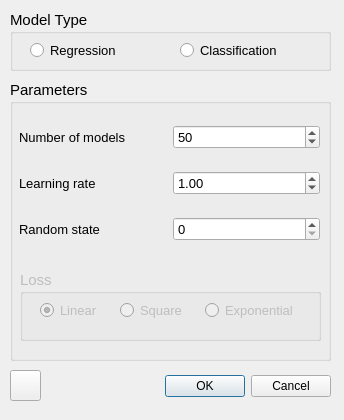
<?xml version="1.0" encoding="UTF-8"?>
<ui version="4.0">
 <class>AdaBoosting</class>
 <widget class="QDialog" name="AdaBoosting">
  <property name="geometry">
   <rect>
    <x>0</x>
    <y>0</y>
    <width>344</width>
    <height>420</height>
   </rect>
  </property>
  <property name="windowTitle">
   <string>ADA Boosting</string>
  </property>
  <property name="windowIcon">
   <iconset>
    <normaloff>../feather/wind.svg</normaloff>../feather/wind.svg</iconset>
  </property>
  <widget class="QDialogButtonBox" name="buttonBox">
   <property name="geometry">
    <rect>
     <x>150</x>
     <y>370</y>
     <width>181</width>
     <height>32</height>
    </rect>
   </property>
   <property name="orientation">
    <enum>Qt::Horizontal</enum>
   </property>
   <property name="standardButtons">
    <set>QDialogButtonBox::Cancel|QDialogButtonBox::Ok</set>
   </property>
  </widget>
  <widget class="QGroupBox" name="groupBox">
   <property name="geometry">
    <rect>
     <x>10</x>
     <y>80</y>
     <width>321</width>
     <height>281</height>
    </rect>
   </property>
   <property name="font">
    <font>
     <pointsize>11</pointsize>
    </font>
   </property>
   <property name="title">
    <string>Parameters</string>
   </property>
   <widget class="QWidget" name="gridLayoutWidget">
    <property name="geometry">
     <rect>
      <x>9</x>
      <y>29</y>
      <width>301</width>
      <height>151</height>
     </rect>
    </property>
    <layout class="QGridLayout" name="gridLayout">
     <item row="1" column="1">
      <widget class="QDoubleSpinBox" name="doubleSpinBox">
       <property name="font">
        <font>
         <pointsize>10</pointsize>
        </font>
       </property>
       <property name="wrapping">
        <bool>false</bool>
       </property>
       <property name="specialValueText">
        <string>1</string>
       </property>
       <property name="prefix">
        <string notr="true"/>
       </property>
       <property name="value">
        <double>1.000000000000000</double>
       </property>
      </widget>
     </item>
     <item row="0" column="1">
      <widget class="QSpinBox" name="spinBox">
       <property name="font">
        <font>
         <pointsize>10</pointsize>
        </font>
       </property>
       <property name="specialValueText">
        <string/>
       </property>
       <property name="value">
        <number>50</number>
       </property>
      </widget>
     </item>
     <item row="1" column="0">
      <widget class="QLabel" name="label_2">
       <property name="font">
        <font>
         <pointsize>10</pointsize>
        </font>
       </property>
       <property name="text">
        <string>Learning rate</string>
       </property>
      </widget>
     </item>
     <item row="0" column="0">
      <widget class="QLabel" name="label">
       <property name="font">
        <font>
         <pointsize>10</pointsize>
        </font>
       </property>
       <property name="text">
        <string>Number of models</string>
       </property>
      </widget>
     </item>
     <item row="2" column="0">
      <widget class="QLabel" name="label_3">
       <property name="font">
        <font>
         <pointsize>10</pointsize>
        </font>
       </property>
       <property name="text">
        <string>Random state</string>
       </property>
      </widget>
     </item>
     <item row="2" column="1">
      <widget class="QSpinBox" name="spinBox_2">
       <property name="font">
        <font>
         <pointsize>10</pointsize>
        </font>
       </property>
      </widget>
     </item>
    </layout>
   </widget>
   <widget class="QGroupBox" name="groupBox_2">
    <property name="enabled">
     <bool>false</bool>
    </property>
    <property name="geometry">
     <rect>
      <x>10</x>
      <y>190</y>
      <width>301</width>
      <height>71</height>
     </rect>
    </property>
    <property name="title">
     <string>Loss</string>
    </property>
    <widget class="QRadioButton" name="radioButton_3">
     <property name="geometry">
      <rect>
       <x>20</x>
       <y>30</y>
       <width>91</width>
       <height>20</height>
      </rect>
     </property>
     <property name="font">
      <font>
       <pointsize>10</pointsize>
      </font>
     </property>
     <property name="text">
      <string>Linear</string>
     </property>
     <property name="checked">
      <bool>true</bool>
     </property>
    </widget>
    <widget class="QRadioButton" name="radioButton_4">
     <property name="geometry">
      <rect>
       <x>100</x>
       <y>30</y>
       <width>71</width>
       <height>20</height>
      </rect>
     </property>
     <property name="font">
      <font>
       <pointsize>10</pointsize>
      </font>
     </property>
     <property name="text">
      <string>Square</string>
     </property>
    </widget>
    <widget class="QRadioButton" name="radioButton_5">
     <property name="geometry">
      <rect>
       <x>185</x>
       <y>30</y>
       <width>111</width>
       <height>20</height>
      </rect>
     </property>
     <property name="font">
      <font>
       <pointsize>10</pointsize>
      </font>
     </property>
     <property name="text">
      <string>Exponential</string>
     </property>
    </widget>
   </widget>
  </widget>
  <widget class="QGroupBox" name="groupBox_3">
   <property name="geometry">
    <rect>
     <x>10</x>
     <y>10</y>
     <width>321</width>
     <height>61</height>
    </rect>
   </property>
   <property name="font">
    <font>
     <pointsize>11</pointsize>
    </font>
   </property>
   <property name="title">
    <string>Model Type</string>
   </property>
   <widget class="QRadioButton" name="radioButton">
    <property name="geometry">
     <rect>
      <x>20</x>
      <y>30</y>
      <width>101</width>
      <height>20</height>
     </rect>
    </property>
    <property name="font">
     <font>
      <pointsize>10</pointsize>
     </font>
    </property>
    <property name="text">
     <string>Regression</string>
    </property>
   </widget>
   <widget class="QRadioButton" name="radioButton_2">
    <property name="geometry">
     <rect>
      <x>170</x>
      <y>30</y>
      <width>121</width>
      <height>20</height>
     </rect>
    </property>
    <property name="font">
     <font>
      <pointsize>10</pointsize>
     </font>
    </property>
    <property name="text">
     <string>Classification</string>
    </property>
   </widget>
  </widget>
  <widget class="QPushButton" name="pushButton">
   <property name="geometry">
    <rect>
     <x>10</x>
     <y>370</y>
     <width>31</width>
     <height>31</height>
    </rect>
   </property>
   <property name="text">
    <string/>
   </property>
   <property name="icon">
    <iconset>
     <normaloff>../../New folder/ease_ML/feather/help-circle.svg</normaloff>
     <normalon>../feather/help-circle.svg</normalon>../../New folder/ease_ML/feather/help-circle.svg</iconset>
   </property>
  </widget>
 </widget>
 <tabstops>
  <tabstop>radioButton</tabstop>
  <tabstop>radioButton_2</tabstop>
  <tabstop>spinBox</tabstop>
  <tabstop>doubleSpinBox</tabstop>
  <tabstop>spinBox_2</tabstop>
  <tabstop>radioButton_3</tabstop>
  <tabstop>radioButton_4</tabstop>
  <tabstop>radioButton_5</tabstop>
  <tabstop>pushButton</tabstop>
 </tabstops>
 <resources/>
 <connections>
  <connection>
   <sender>buttonBox</sender>
   <signal>accepted()</signal>
   <receiver>AdaBoosting</receiver>
   <slot>accept()</slot>
   <hints>
    <hint type="sourcelabel">
     <x>248</x>
     <y>254</y>
    </hint>
    <hint type="destinationlabel">
     <x>157</x>
     <y>274</y>
    </hint>
   </hints>
  </connection>
  <connection>
   <sender>buttonBox</sender>
   <signal>rejected()</signal>
   <receiver>AdaBoosting</receiver>
   <slot>reject()</slot>
   <hints>
    <hint type="sourcelabel">
     <x>316</x>
     <y>260</y>
    </hint>
    <hint type="destinationlabel">
     <x>286</x>
     <y>274</y>
    </hint>
   </hints>
  </connection>
 </connections>
</ui>
